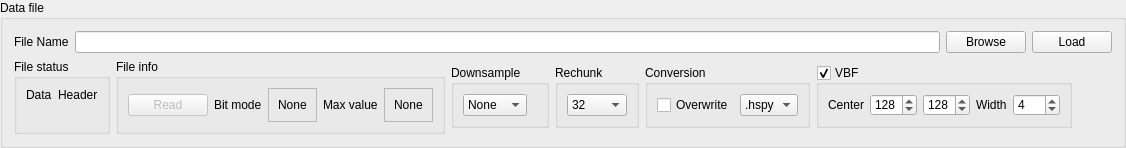
     <widget class="QGroupBox" name="groupBox">
      <property name="sizePolicy">
       <sizepolicy hsizetype="Expanding" vsizetype="Maximum">
        <horstretch>0</horstretch>
        <verstretch>0</verstretch>
       </sizepolicy>
      </property>
      <property name="styleSheet">
       <string notr="true">QGroupBox {border-color: rgb(211, 215, 207);}</string>
      </property>
      <property name="title">
       <string>Data file</string>
      </property>
      <property name="flat">
       <bool>false</bool>
      </property>
      <layout class="QVBoxLayout" name="verticalLayout_2">
       <item>
        <layout class="QHBoxLayout" name="horizontalLayout">
         <item>
          <widget class="QLabel" name="label">
           <property name="text">
            <string>File Name</string>
           </property>
          </widget>
         </item>
         <item>
          <widget class="QLineEdit" name="inputFilePathField">
           <property name="sizePolicy">
            <sizepolicy hsizetype="Expanding" vsizetype="Fixed">
             <horstretch>0</horstretch>
             <verstretch>0</verstretch>
            </sizepolicy>
           </property>
          </widget>
         </item>
         <item>
          <widget class="QPushButton" name="browseInputFileButton">
           <property name="sizePolicy">
            <sizepolicy hsizetype="Maximum" vsizetype="Fixed">
             <horstretch>0</horstretch>
             <verstretch>0</verstretch>
            </sizepolicy>
           </property>
           <property name="text">
            <string>Browse</string>
           </property>
          </widget>
         </item>
         <item>
          <widget class="QPushButton" name="loadInputFileButton">
           <property name="sizePolicy">
            <sizepolicy hsizetype="Maximum" vsizetype="Maximum">
             <horstretch>0</horstretch>
             <verstretch>0</verstretch>
            </sizepolicy>
           </property>
           <property name="text">
            <string>Load</string>
           </property>
          </widget>
         </item>
        </layout>
       </item>
       <item>
        <layout class="QHBoxLayout" name="horizontalLayout_2">
         <item>
          <widget class="QGroupBox" name="groupBox_6">
           <property name="title">
            <string>File status</string>
           </property>
           <layout class="QGridLayout" name="gridLayout_10">
            <item row="1" column="0">
             <widget class="StatusIndicator" name="fileStatusIndicator">
              <property name="maximumSize">
               <size>
                <width>20</width>
                <height>20</height>
               </size>
              </property>
              <property name="text">
               <string/>
              </property>
              <property name="pixmap">
               <pixmap>../icons/None.png</pixmap>
              </property>
              <property name="scaledContents">
               <bool>true</bool>
              </property>
             </widget>
            </item>
            <item row="0" column="0">
             <widget class="QLabel" name="label_23">
              <property name="text">
               <string>Data</string>
              </property>
             </widget>
            </item>
            <item row="1" column="1">
             <widget class="StatusIndicator" name="headerStatusIndicator">
              <property name="sizePolicy">
               <sizepolicy hsizetype="Maximum" vsizetype="Maximum">
                <horstretch>0</horstretch>
                <verstretch>0</verstretch>
               </sizepolicy>
              </property>
              <property name="maximumSize">
               <size>
                <width>20</width>
                <height>20</height>
               </size>
              </property>
              <property name="text">
               <string/>
              </property>
              <property name="pixmap">
               <pixmap>../icons/None.png</pixmap>
              </property>
              <property name="scaledContents">
               <bool>true</bool>
              </property>
             </widget>
            </item>
            <item row="0" column="1">
             <widget class="QLabel" name="label_28">
              <property name="text">
               <string>Header</string>
              </property>
             </widget>
            </item>
           </layout>
          </widget>
         </item>
         <item>
          <widget class="QGroupBox" name="groupBox_11">
           <property name="sizePolicy">
            <sizepolicy hsizetype="Maximum" vsizetype="Maximum">
             <horstretch>0</horstretch>
             <verstretch>0</verstretch>
            </sizepolicy>
           </property>
           <property name="title">
            <string>File info</string>
           </property>
           <property name="checkable">
            <bool>false</bool>
           </property>
           <layout class="QGridLayout" name="gridLayout">
            <item row="0" column="3">
             <widget class="QFrame" name="frame">
              <property name="sizePolicy">
               <sizepolicy hsizetype="Maximum" vsizetype="Maximum">
                <horstretch>0</horstretch>
                <verstretch>0</verstretch>
               </sizepolicy>
              </property>
              <property name="frameShape">
               <enum>QFrame::StyledPanel</enum>
              </property>
              <property name="frameShadow">
               <enum>QFrame::Raised</enum>
              </property>
              <layout class="QGridLayout" name="gridLayout_6">
               <item row="0" column="0">
                <widget class="QLabel" name="bitModeIndicator">
                 <property name="sizePolicy">
                  <sizepolicy hsizetype="Maximum" vsizetype="Maximum">
                   <horstretch>0</horstretch>
                   <verstretch>0</verstretch>
                  </sizepolicy>
                 </property>
                 <property name="text">
                  <string>None</string>
                 </property>
                </widget>
               </item>
              </layout>
             </widget>
            </item>
            <item row="0" column="5">
             <widget class="QFrame" name="frame_2">
              <property name="sizePolicy">
               <sizepolicy hsizetype="Maximum" vsizetype="Maximum">
                <horstretch>0</horstretch>
                <verstretch>0</verstretch>
               </sizepolicy>
              </property>
              <property name="frameShape">
               <enum>QFrame::StyledPanel</enum>
              </property>
              <property name="frameShadow">
               <enum>QFrame::Raised</enum>
              </property>
              <layout class="QGridLayout" name="gridLayout_9">
               <item row="0" column="0">
                <widget class="QLabel" name="maxValueIndicator">
                 <property name="sizePolicy">
                  <sizepolicy hsizetype="Maximum" vsizetype="Maximum">
                   <horstretch>0</horstretch>
                   <verstretch>0</verstretch>
                  </sizepolicy>
                 </property>
                 <property name="text">
                  <string>None</string>
                 </property>
                </widget>
               </item>
              </layout>
             </widget>
            </item>
            <item row="0" column="2">
             <widget class="QLabel" name="label_26">
              <property name="sizePolicy">
               <sizepolicy hsizetype="Maximum" vsizetype="Maximum">
                <horstretch>0</horstretch>
                <verstretch>0</verstretch>
               </sizepolicy>
              </property>
              <property name="text">
               <string>Bit mode</string>
              </property>
             </widget>
            </item>
            <item row="0" column="4">
             <widget class="QLabel" name="label_27">
              <property name="sizePolicy">
               <sizepolicy hsizetype="Maximum" vsizetype="Maximum">
                <horstretch>0</horstretch>
                <verstretch>0</verstretch>
               </sizepolicy>
              </property>
              <property name="text">
               <string>Max value</string>
              </property>
             </widget>
            </item>
            <item row="0" column="1">
             <widget class="QPushButton" name="readFileInfoButton">
              <property name="enabled">
               <bool>false</bool>
              </property>
              <property name="sizePolicy">
               <sizepolicy hsizetype="Maximum" vsizetype="Maximum">
                <horstretch>0</horstretch>
                <verstretch>0</verstretch>
               </sizepolicy>
              </property>
              <property name="text">
               <string>Read</string>
              </property>
             </widget>
            </item>
           </layout>
          </widget>
         </item>
         <item>
          <widget class="QGroupBox" name="downsampleBox">
           <property name="enabled">
            <bool>true</bool>
           </property>
           <property name="sizePolicy">
            <sizepolicy hsizetype="Maximum" vsizetype="Maximum">
             <horstretch>0</horstretch>
             <verstretch>0</verstretch>
            </sizepolicy>
           </property>
           <property name="title">
            <string>Downsample</string>
           </property>
           <property name="checkable">
            <bool>false</bool>
           </property>
           <property name="checked">
            <bool>false</bool>
           </property>
           <layout class="QVBoxLayout" name="verticalLayout_4">
            <item>
             <widget class="QComboBox" name="bitDepthSelector">
              <property name="enabled">
               <bool>true</bool>
              </property>
              <property name="sizePolicy">
               <sizepolicy hsizetype="Maximum" vsizetype="Maximum">
                <horstretch>0</horstretch>
                <verstretch>0</verstretch>
               </sizepolicy>
              </property>
              <item>
               <property name="text">
                <string>None</string>
               </property>
              </item>
              <item>
               <property name="text">
                <string>uint16</string>
               </property>
              </item>
              <item>
               <property name="text">
                <string>uint8</string>
               </property>
              </item>
              <item>
               <property name="text">
                <string>bool</string>
               </property>
              </item>
             </widget>
            </item>
           </layout>
          </widget>
         </item>
         <item>
          <widget class="QGroupBox" name="rechunkGroupBox">
           <property name="sizePolicy">
            <sizepolicy hsizetype="Maximum" vsizetype="Maximum">
             <horstretch>0</horstretch>
             <verstretch>0</verstretch>
            </sizepolicy>
           </property>
           <property name="title">
            <string>Rechunk</string>
           </property>
           <property name="checkable">
            <bool>false</bool>
           </property>
           <layout class="QVBoxLayout" name="verticalLayout_3">
            <item>
             <widget class="QComboBox" name="rechunkComboBox">
              <property name="sizePolicy">
               <sizepolicy hsizetype="Preferred" vsizetype="Preferred">
                <horstretch>0</horstretch>
                <verstretch>0</verstretch>
               </sizepolicy>
              </property>
              <item>
               <property name="text">
                <string>32</string>
               </property>
              </item>
              <item>
               <property name="text">
                <string>None</string>
               </property>
              </item>
             </widget>
            </item>
           </layout>
          </widget>
         </item>
         <item>
          <widget class="QGroupBox" name="groupBox_4">
           <property name="sizePolicy">
            <sizepolicy hsizetype="Maximum" vsizetype="Maximum">
             <horstretch>0</horstretch>
             <verstretch>0</verstretch>
            </sizepolicy>
           </property>
           <property name="title">
            <string>Conversion</string>
           </property>
           <layout class="QHBoxLayout" name="horizontalLayout_3">
            <item>
             <widget class="QCheckBox" name="overwriteCheckBox">
              <property name="text">
               <string>Overwrite</string>
              </property>
             </widget>
            </item>
            <item>
             <widget class="QComboBox" name="fileFormatSelector">
              <property name="sizePolicy">
               <sizepolicy hsizetype="Maximum" vsizetype="Maximum">
                <horstretch>0</horstretch>
                <verstretch>0</verstretch>
               </sizepolicy>
              </property>
              <item>
               <property name="text">
                <string>.hspy</string>
               </property>
              </item>
              <item>
               <property name="text">
                <string>.hdf5</string>
               </property>
              </item>
              <item>
               <property name="text">
                <string>.blo</string>
               </property>
              </item>
              <item>
               <property name="text">
                <string>.png</string>
               </property>
              </item>
              <item>
               <property name="text">
                <string>.tif</string>
               </property>
              </item>
             </widget>
            </item>
           </layout>
          </widget>
         </item>
         <item>
          <widget class="QGroupBox" name="vbfGroupBox">
           <property name="sizePolicy">
            <sizepolicy hsizetype="Maximum" vsizetype="Maximum">
             <horstretch>0</horstretch>
             <verstretch>0</verstretch>
            </sizepolicy>
           </property>
           <property name="title">
            <string>VBF</string>
           </property>
           <property name="checkable">
            <bool>true</bool>
           </property>
           <layout class="QHBoxLayout" name="horizontalLayout_11">
            <item>
             <widget class="QLabel" name="label_42">
              <property name="text">
               <string>Center</string>
              </property>
             </widget>
            </item>
            <item>
             <widget class="QSpinBox" name="vbfCxSpinBox">
              <property name="maximum">
               <number>256</number>
              </property>
              <property name="value">
               <number>128</number>
              </property>
             </widget>
            </item>
            <item>
             <widget class="QSpinBox" name="vbfCySpinBox">
              <property name="maximum">
               <number>256</number>
              </property>
              <property name="value">
               <number>128</number>
              </property>
             </widget>
            </item>
            <item>
             <widget class="QLabel" name="label_43">
              <property name="text">
               <string>Width</string>
              </property>
             </widget>
            </item>
            <item>
             <widget class="QSpinBox" name="vbfWidthSpinBox">
              <property name="maximum">
               <number>128</number>
              </property>
              <property name="value">
               <number>4</number>
              </property>
             </widget>
            </item>
           </layout>
          </widget>
         </item>
         <item>
          <spacer name="horizontalSpacer">
           <property name="orientation">
            <enum>Qt::Horizontal</enum>
           </property>
           <property name="sizeHint" stdset="0">
            <size>
             <width>40</width>
             <height>20</height>
            </size>
           </property>
          </spacer>
         </item>
        </layout>
       </item>
      </layout>
     </widget>
